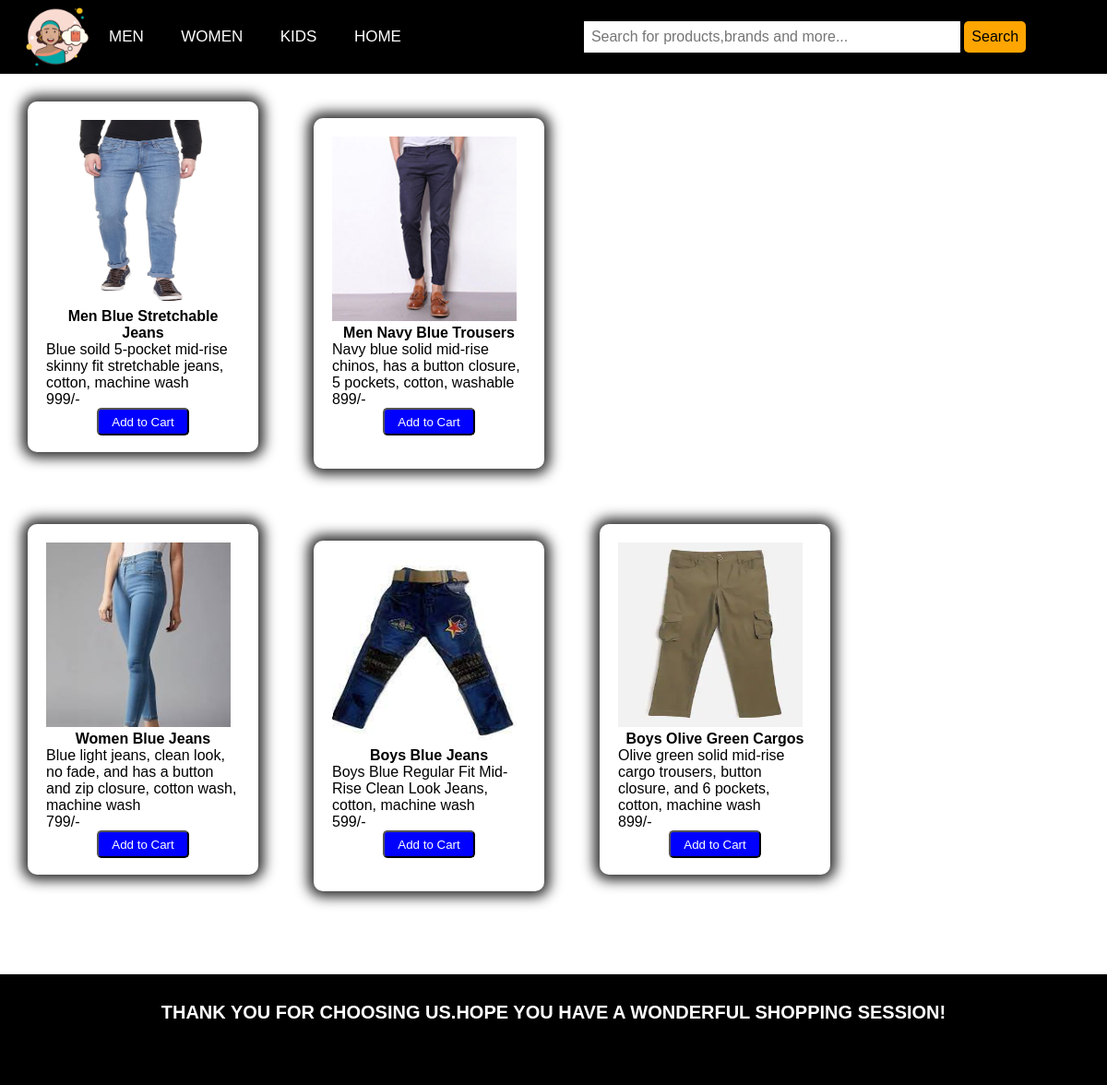
The page /trousers.php on the database its author committed.
### tables this page shows
CREATE TABLE `stock` (
  `item_id` int(200) NOT NULL,
  `category` varchar(200) NOT NULL,
  `item` varchar(200) NOT NULL,
  `product_name` varchar(200) DEFAULT NULL,
  `description` varchar(200) NOT NULL,
  `cost` int(200) NOT NULL,
  `image` varchar(200) NOT NULL
);

### trousers.php (the view, shortened to what this page needs)
<?php require_once "header.php";
?>
<!DOCTYPE html>
<html lang="en">
<head>
    <link rel="stylesheet" href="categories.css">
</head>
<body>
    <div class="page-content">
        <?php
        $stmt = $pdo->query("SELECT * FROM stock where item like '%trouser%' or item like '%jeans%' or product_name like '%jeans%'
        or product_name like '%trouser%'");
        while ($row = $stmt->fetch(PDO::FETCH_ASSOC)) {
            echo '<div class="shirts">';
            echo '<div class="card">';
            echo '<img src= "' . $row['image'] . '" alt="...">';
            echo '<p class="highlight">' . $row['product_name'] . '</p>';
            echo '<p>' . $row['description'] . '</p>';
            echo '<p>' . $row['cost'] . "/-" . '</p>';
            echo '<form method="POST">';
            echo '<button type=submit name="Add_to_Cart">Add to Cart</button>';
            echo '</form>';
            echo '</div>';
            echo '</div>';
        }
        ?>
    </div>
</body>
<footer>
    <h2>Thank you for choosing us.Hope you have a wonderful shopping session!</h2>
</footer>
</html>

### header.css (style rules this page uses)
* { padding: 0; margin: 0; text-decoration: none; box-sizing: border-box; list-style: none; font-family: sans-serif; }

### categories.css (style rules this page uses)
h2 { padding: 30px; font-size: 20px; margin-top: 20px; font-weight: bold; text-align: center; margin-bottom: 20px; text-transform: uppercase; font-weight: bolder; }
.shirts { display: inline-block; }
.card { width: 250px; height: 380px; margin: 30px; padding: 20px; border-radius: 10px; box-shadow: 0px 0px 14px 6px rgba(0, 0, 0, 0.84); }
.card p { font-family: sans-serif; font-size: medium; }
.highlight { text-align: center; font-weight: bold; }
.card img { width: 200px; height: 200px; }
.card button { display: block; margin-left: auto; margin-right: auto; margin-top: auto; width: 100px; height: 30px; border-radius: 5px; background-color: blue; color: #ffffff; outline: none; cursor: pointer; }
footer { width: 100%; height: 100px; background: #000000; margin-top: 40px; color: #ffffff; }
footer h2 { padding: 30px; font-size: 20px; margin-top: 20px; font-weight: bold; text-align: center; margin-bottom: 20px; text-transform: uppercase; font-weight: bolder; }
html, body { height: 100%; margin: 0; }
.page-content { min-height: 100%; margin-bottom: -100px; }
.page-content::after { content: ""; display: block; }
footer, .page-content::after { height: 120px; }

### rows shown on the page
stock: image (picture), product_name "Men Blue Stretchable Jeans", description "Blue soild 5-pocket mid-rise skinny fit stretchable jeans, cotton, machine wash", cost "999"
stock: image (picture), product_name "Men Navy Blue Trousers", description "Navy blue solid mid-rise chinos, has a button closure, 5 pockets, cotton, washable", cost "899"
stock: image (picture), product_name "Women Blue Jeans", description "Blue light jeans, clean look, no fade, and has a button and zip closure, cotton wash, machine wash", cost "799"
stock: image (picture), product_name "Boys Blue Jeans", description "Boys Blue Regular Fit Mid-Rise Clean Look Jeans, cotton, machine wash", cost "599"
stock: image (picture), product_name "Boys Olive Green Cargos", description "Olive green solid mid-rise cargo trousers, button closure, and 6 pockets, cotton, machine wash", cost "899"
